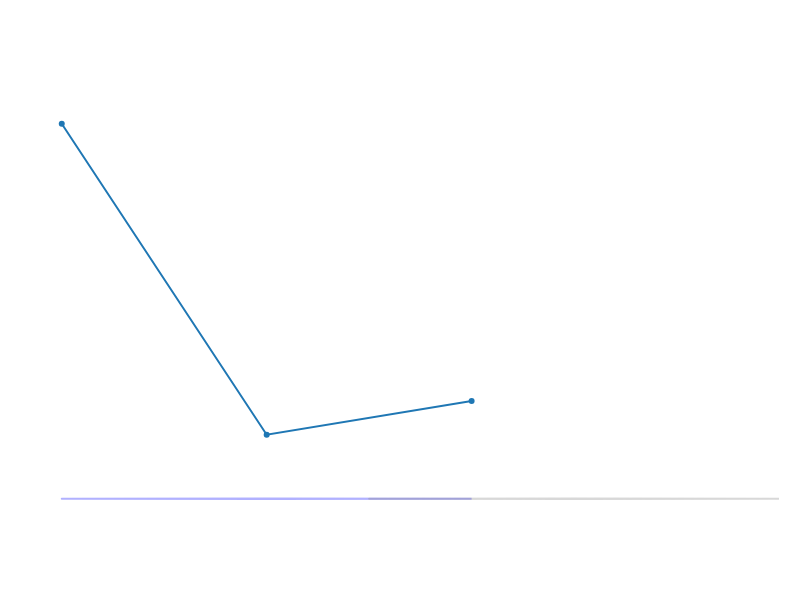

This figure's notebook cell:
### Code cell
data = [go.Scatter(x=c_df.columns, y=c_df.sum())]
layout = {
    'xaxis': {
        'showticklabels': False,
        'autotick': False,
        'showgrid': False,
        'zeroline': False,
    },
    'yaxis': {
        'showticklabels': False,
        'autotick': False,
        'showgrid': False,
        'zeroline': False,
    },
    'shapes': [
        {
            'opacity': 0.3,
            'xref': 'x',
            'yref': 'y',
            'fillcolor': 'blue',
            'x0': 0,
            'y0': 0,
            'x1': 2,
            'y1': 2,
            'type': 'circle',
            'line': {
                'color': 'blue',
            },
        },
        {
            'opacity': 0.3,
            'xref': 'x',
            'yref': 'y',
            'fillcolor': 'gray',
            'x0': 1.5,
            'y0': 0,
            'x1': 3.5,
            'y1': 2,
            'type': 'circle',
            'line': {
                'color': 'gray',
            },
        }
    ],
    'margin': {
        'l': 20,
        'r': 20,
        'b': 100
    },
    'height': 600,
    'width': 800,
}
fig = {
    'data': data,
    'layout': layout,
}
py.iplot(fig, filename='venn-diagram')

### Figure 1 — Plotly figure (JSON) as saved in the notebook; plotly's stock layout.template omitted (floating-point values rounded to 4 significant figures)
{"data": [{"type": "scatter", "x": ["fearful/anxious", "repetitive", "both"], "y": [1893, 324, 494]}], "layout": {"height": 600, "margin": {"b": 100, "l": 20, "r": 20}, "shapes": [{"fillcolor": "blue", "line": {"color": "blue"}, "opacity": 0.3, "type": "circle", "x0": 0, "x1": 2, "xref": "x", "y0": 0, "y1": 2, "yref": "y"}, {"fillcolor": "gray", "line": {"color": "gray"}, "opacity": 0.3, "type": "circle", "x0": 1.5, "x1": 3.5, "xref": "x", "y0": 0, "y1": 2, "yref": "y"}], "width": 800, "xaxis": {"autotick": false, "showgrid": false, "showticklabels": false, "zeroline": false}, "yaxis": {"autotick": false, "showgrid": false, "showticklabels": false, "zeroline": false}}}
